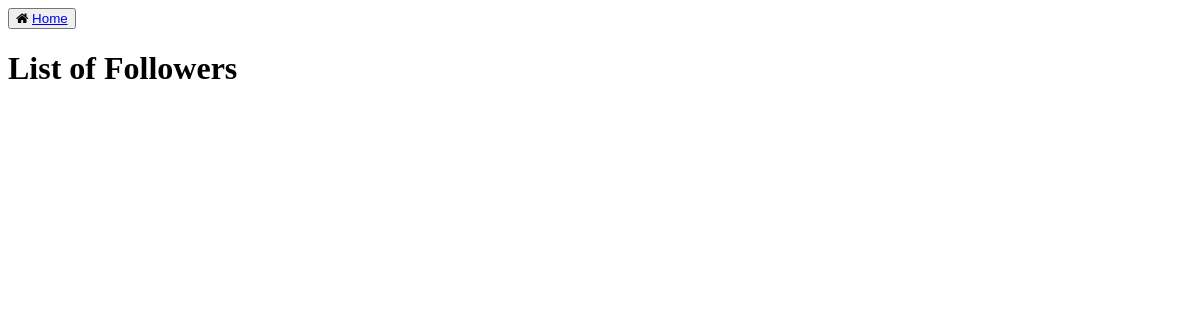
The page /authors/follower_view1/ (signed in) on the database as committed earlier.
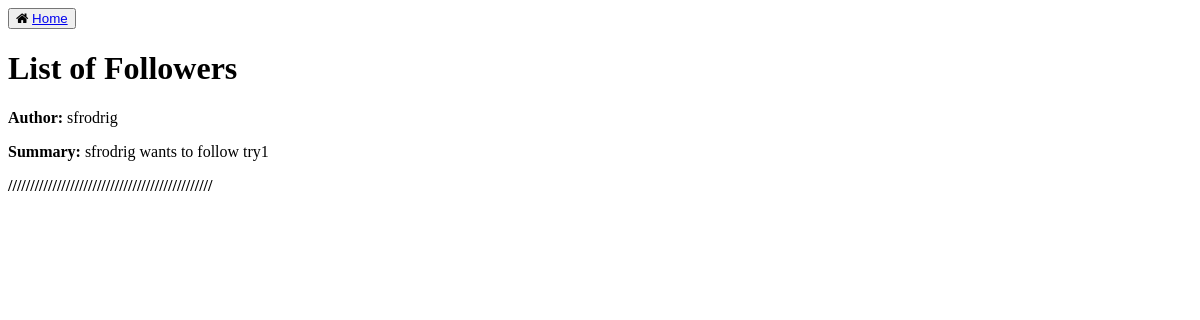
The same page on the database as committed later.
### social_distribution/models.py (models this page shows, shortened)
class FollowRequest(models.Model):
    summary = models.CharField(max_length=100, default='')
    from_author = models.ForeignKey(Author, on_delete=models.CASCADE, related_name='follow_request_from')
    to_author = models.ForeignKey(Author, on_delete=models.CASCADE, related_name='follow_request_to')
    date_created = models.DateTimeField(default=timezone.now, editable=False)

class Author(AbstractUser):
    class Meta:
        verbose_name = 'Author'
    id = models.UUIDField(primary_key=True, default=uuid.uuid4, editable=False)
    host = models.URLField()
    github = models.URLField()
    profile_image = models.URLField()
    followers = models.ManyToManyField('self')
    following = models.ManyToManyField('self')      # TODO is following field necessary?
    objects = AuthorManager()
    REQUIRED_FIELDS = ['first_name', 'last_name', 'host', 'github', 'profile_image']
    def __str__(self):
        return self.username

### authors/views.py (the view)
# urls.py: path('follower_view1/', views.follower_view1, name='follower_view1'),
def follower_view1(request):
    author = Author.objects.get(username=request.user)
    f_qs = FollowRequest.objects.filter(to_author=author)
    return render(request, 'authors/follower_list1.html', {'f_qs': f_qs})

### authors/templates/authors/follower_list1.html (shortened to what this page needs)
<!DOCTYPE html>
<html>
    <head>
        <link rel="stylesheet" href="https://cdnjs.cloudflare.com/ajax/libs/font-awesome/4.7.0/css/font-awesome.min.css">
        <button class="btn"><i class="fa fa-home" ></i> <a href="/">Home</a></button>
    </head>
    <body>
        <h1>List of Followers</h1>
        <div class="f_qs">
            {% for qs in f_qs %}
            <div class="qs">
                <p> <b> Author: </b> {{qs.from_author}} </p>
                <p> <b> Summary: </b> {{qs.summary}} </p>
                <p> <b> ////////////////////////////////////////////// </b> </p>
            </div>
            {% endfor %}
        </div>
    </body>
</html>

Rows that differ between the two databases and show on the page:
added FollowRequest: from_author "sfrodrig", summary "sfrodrig wants to follow try1"
